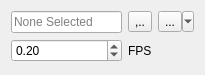
<?xml version="1.0" encoding="UTF-8"?>
<ui version="4.0">
 <class>Sampler</class>
 <widget class="QWidget" name="Sampler">
  <property name="geometry">
   <rect>
    <x>0</x>
    <y>0</y>
    <width>205</width>
    <height>75</height>
   </rect>
  </property>
  <property name="windowTitle">
   <string>Form</string>
  </property>
  <layout class="QGridLayout" name="gridLayout">
   <item row="0" column="1">
    <widget class="QLineEdit" name="textureName">
     <property name="sizePolicy">
      <sizepolicy hsizetype="Preferred" vsizetype="Fixed">
       <horstretch>0</horstretch>
       <verstretch>0</verstretch>
      </sizepolicy>
     </property>
     <property name="readOnly">
      <bool>true</bool>
     </property>
     <property name="placeholderText">
      <string>None Selected</string>
     </property>
    </widget>
   </item>
   <item row="0" column="2">
    <layout class="QHBoxLayout" name="horizontalLayout">
     <item>
      <widget class="QToolButton" name="btnDelTextureMap">
       <property name="enabled">
        <bool>true</bool>
       </property>
       <property name="toolTip">
        <string>Reset idle track to nothing</string>
       </property>
       <property name="text">
        <string>,..</string>
       </property>
       <property name="icon">
        <iconset resource="../resource/resource.qrc">
         <normaloff>:/16x16_ico_png/reset.png</normaloff>:/16x16_ico_png/reset.png</iconset>
       </property>
       <property name="autoRaise">
        <bool>false</bool>
       </property>
       <property name="arrowType">
        <enum>Qt::NoArrow</enum>
       </property>
      </widget>
     </item>
     <item>
      <widget class="QToolButton" name="btnAddTextureMap">
       <property name="enabled">
        <bool>true</bool>
       </property>
       <property name="text">
        <string>...</string>
       </property>
       <property name="icon">
        <iconset resource="../resource/resource.qrc">
         <normaloff>:/16x16_ico_png/add.png</normaloff>:/16x16_ico_png/add.png</iconset>
       </property>
       <property name="popupMode">
        <enum>QToolButton::MenuButtonPopup</enum>
       </property>
       <property name="toolButtonStyle">
        <enum>Qt::ToolButtonFollowStyle</enum>
       </property>
       <property name="autoRaise">
        <bool>false</bool>
       </property>
       <property name="arrowType">
        <enum>Qt::NoArrow</enum>
       </property>
      </widget>
     </item>
    </layout>
   </item>
   <item row="1" column="1">
    <widget class="QDoubleSpinBox" name="spriteFps">
     <property name="enabled">
      <bool>true</bool>
     </property>
     <property name="sizePolicy">
      <sizepolicy hsizetype="Preferred" vsizetype="Fixed">
       <horstretch>0</horstretch>
       <verstretch>0</verstretch>
      </sizepolicy>
     </property>
     <property name="frame">
      <bool>true</bool>
     </property>
     <property name="specialValueText">
      <string/>
     </property>
     <property name="accelerated">
      <bool>false</bool>
     </property>
     <property name="maximum">
      <double>100.000000000000000</double>
     </property>
     <property name="singleStep">
      <double>0.100000000000000</double>
     </property>
     <property name="stepType">
      <enum>QAbstractSpinBox::AdaptiveDecimalStepType</enum>
     </property>
     <property name="value">
      <double>0.200000000000000</double>
     </property>
    </widget>
   </item>
   <item row="1" column="2">
    <widget class="QLabel" name="lblFps">
     <property name="text">
      <string>FPS</string>
     </property>
    </widget>
   </item>
  </layout>
 </widget>
 <resources>
  <include location="../resource/resource.qrc"/>
 </resources>
 <connections/>
</ui>
